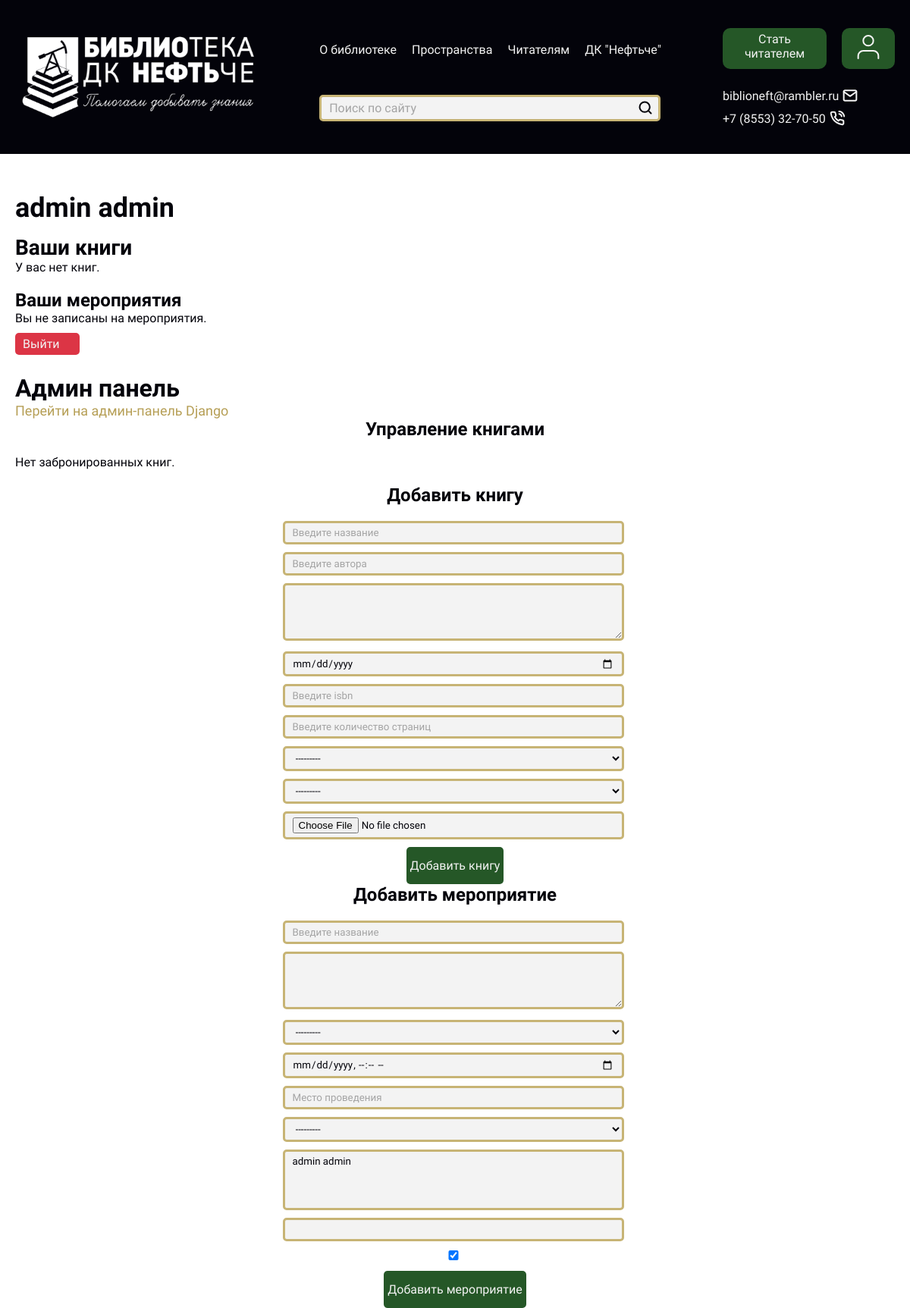
The app's page /profile/ (signed in), older data.
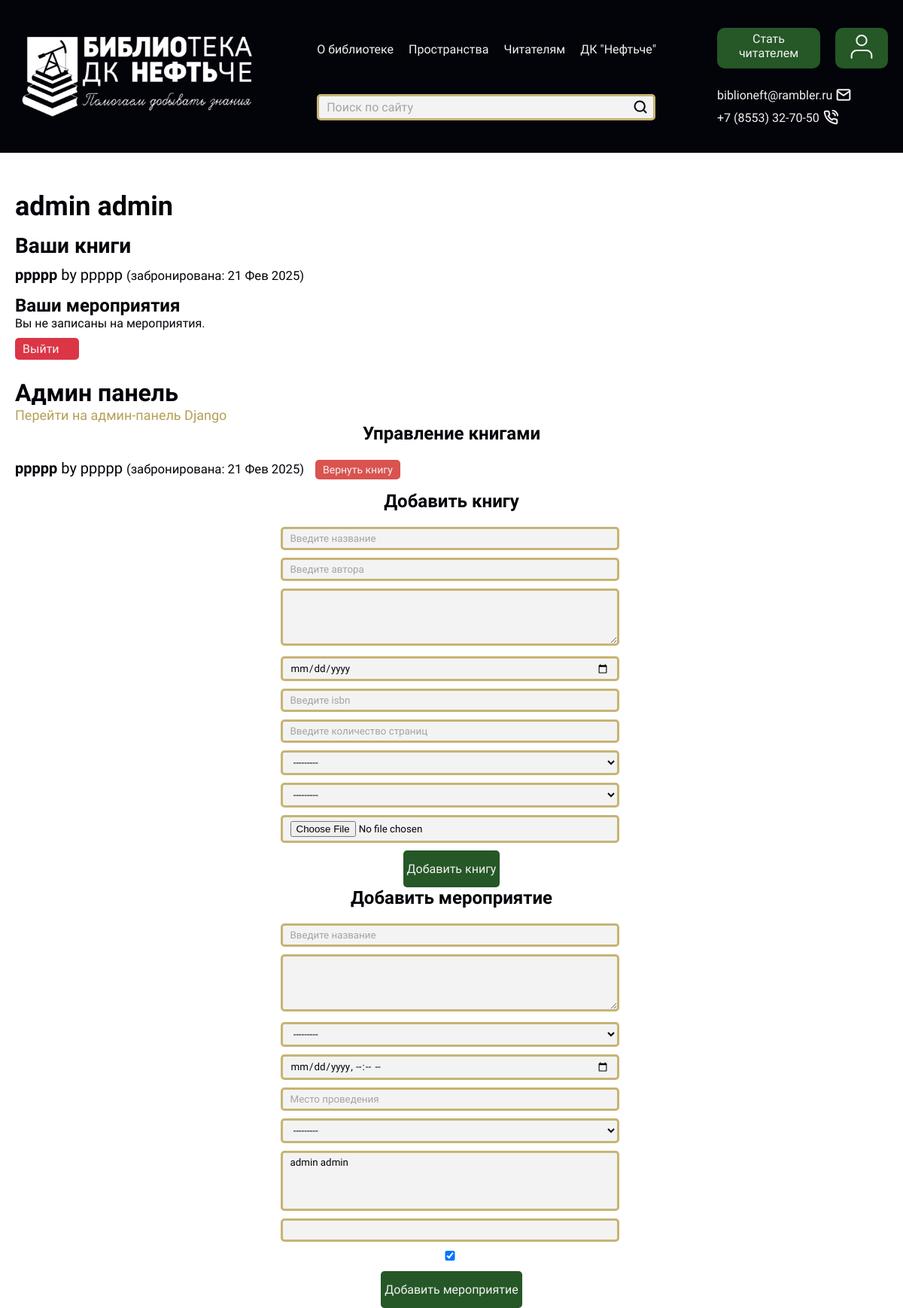
The same page, newer data.
### main/models.py (models this page shows, shortened)
class User(AbstractBaseUser):
    name = models.CharField(max_length=30)
    surname = models.CharField(max_length=100)
    lastname = models.CharField(max_length=100)
    date_of_birth = models.DateField()
    education = models.CharField(max_length=100)
    prof = models.CharField(max_length=100)
    study_work = models.CharField(max_length=100)
    phone = models.CharField(max_length=18, unique=True)
    passport = models.CharField(max_length=11, unique=True)
    given = models.CharField(max_length=100)
    is_staff = models.BooleanField(default=False)
    is_superuser = models.BooleanField(default=False)
    is_active = models.BooleanField(default=True)
    role = models.ForeignKey(
        Role,
        on_delete=models.SET_NULL,
        null=True,
        blank=True,
        verbose_name="Роль",
        related_name="users"
    )
    USERNAME_FIELD = 'phone'
    REQUIRED_FIELDS = ['name', 'surname', 'lastname', 'date_of_birth', 'education', 'prof', 'study_work', 'passport',
                       'given']
    objects = UserManager()
    def __str__(self):
        return f"{self.surname} {self.name}"

class BorrowedBook(models.Model):
    user = models.ForeignKey(
        User,
        on_delete=models.CASCADE,  # Если пользователь удаляется, книги остаются
        verbose_name="Пользователь",
        related_name="borrowed_books_user"
    )
    book = models.ForeignKey(
        Book,
        on_delete=models.CASCADE,  # Удалять запись о заимствовании, если книга удалена
        verbose_name="Книга",
        related_name="borrowed_books_book"
    )
    borrowed_date = models.DateTimeField(default=timezone.now, verbose_name="Дата взятия")
    returned_date = models.DateTimeField(null=True, blank=True, verbose_name="Дата возврата")
    is_returned = models.BooleanField(default=False, verbose_name="Возвращена")
    class Meta:
        verbose_name = "Взятая книга"
        verbose_name_plural = "Взятые книги"

class Book(models.Model):
    title = models.CharField(max_length=200, verbose_name="Название книги")
    author = models.CharField(max_length=100, verbose_name="Автор")
    description = models.TextField(verbose_name="Описание", blank=True, null=True)
    published_date = models.DateField(verbose_name="Дата написания")
    isbn = models.CharField(max_length=13, unique=True, verbose_name="ISBN")
    pages = models.PositiveIntegerField(verbose_name="Количество страниц", validators=[MinValueValidator(1)])
    borrowed_by = models.ForeignKey(
        User,
        on_delete=models.SET_NULL,
        null=True,
        blank=True,
        verbose_name="Взято на чтение",
        related_name="borrowed_books_by"
    )
    added_by = models.ForeignKey(
        User,
        on_delete=models.SET_NULL,
        null=True,
        blank=True,
        verbose_name="Добавлено пользователем",
        related_name="added_books"
    )
    created_at = models.DateTimeField(auto_now_add=True, verbose_name="Дата создания")
    updated_at = models.DateTimeField(auto_now=True, verbose_name="Дата обновления")
    image_book = models.ImageField(upload_to='book/', blank=True, null=True)
    class Meta:
        verbose_name = "Книга"
        verbose_name_plural = "Книги"

### main/views.py (the view)
# urls.py: path("profile/", views.profile_view, name="profile"),
@login_required
def profile_view(request):
    book_form = BookForm()
    event_form = EventForm()
    borrowed_books = Book.objects.filter(borrowed_by=request.user)
    reserved_books = BorrowedBook.objects.filter(user=request.user, is_returned=False)
    registered_events = request.user.events_participated.all()  # События, на которые пользователь записан
    return render(request, "auth/profile.html", {
        "user": request.user,
        "form": book_form,
        "event_form": event_form,
        "borrowed_books": borrowed_books,
        "reserved_books": reserved_books,
        "registered_events": registered_events,
    })

### main/forms.py
class EventForm(forms.ModelForm):
    class Meta:
        model = Event
        fields = [
            'title',
            'description',
            'event_type',
            'start_date',
            'location',
            'organizer',
            'participants',
            'max_participants',
            'is_active',
        ]
        widgets = {
            'start_date': forms.DateTimeInput(attrs={'type': 'datetime-local'}),
            'description': forms.Textarea(attrs={'rows': 4}),
            'title': forms.TextInput(attrs={'placeholder': 'Введите название'}),
            'location': forms.TextInput(attrs={'placeholder': 'Место проведения'})
        }
        labels = {
            'title': 'Название мероприятия',
            'description': 'Описание',
            'event_type': 'Тип мероприятия',
            'start_date': 'Дата и время начала',
            'location': 'Место проведения',
            'organizer': 'Организатор',
            'participants': 'Участники',
            'max_participants': 'Максимальное количество участников',
            'is_active': 'Активно',
        }

### main/templates/auth/profile.html (shortened to what this page needs)
{% extends 'base.html' %}
{% block content %}
<div class="container">
    <p class="name">{{ user.name }} {{ user.surname }}</p>
    <h2 class="reserved_books">Ваши книги</h2>
    {% if reserved_books %}
        <ul class="reserved_books_list">
            {% for reservation in reserved_books %}
                <li class="reserved_book">
                    <strong>{{ reservation.book.title }}</strong> by {{ reservation.book.author }}
                    <small>(забронирована: {{ reservation.borrowed_date|date:"d M Y" }})</small>
                </li>
            {% endfor %}
        </ul>
    {% else %}
        <p class="no_books">У вас нет книг.</p>
    {% endif %}
<h2 class="registered_events">Ваши мероприятия</h2>
    {% if registered_events %}
        <ul class="reg_events_list">
            {% for event in registered_events %}
                <li>
                    <strong>{{ event.title }}</strong> - {{ event.start_date|date:"d M Y" }}
                </li>
            {% endfor %}
        </ul>
    {% else %}
        <p>Вы не записаны на мероприятия.</p>
    {% endif %}
    <a class="logout_btn" href="{% url 'logout' %}">Выйти</a>
</div>
{% if user.is_superuser %}
<div class="container">
    <h1 class="page_title">Админ панель</h1>
    <a class="django_link" href="/admin">Перейти на админ-панель Django</a>
    <h2 class="form_title">Управление книгами</h2>
    {% if reserved_books %}
        <ul class="reserved_books_list">
            {% for reservation in reserved_books %}
                <li class="reserved_book">
                    <strong>{{ reservation.book.title }}</strong> by {{ reservation.book.author }}
                    <small>(забронирована: {{ reservation.borrowed_date|date:"d M Y" }})</small>
                    <form method="post" action="{% url 'return_book' reservation.id %}" style="display:inline;">
                        <button class="return_btn" type="submit">Вернуть книгу</button>
                    </form>
                </li>
            {% endfor %}
        </ul>
    {% else %}
        <p class="no_books">Нет забронированных книг.</p>
    {% endif %}
    <h2 class="form_title">Добавить книгу</h2>
    <form method="post" action="{% url 'add_book' %}">
        {{ form.as_p }}
        <button class="reg_btn" type="submit">Добавить книгу</button>
    </form>
    <h2 class="form_title">Добавить мероприятие</h2>
    <form method="post" action="{% url 'add_event' %}">
        {{ event_form.as_p }}
        <button class="reg_btn" type="submit">Добавить мероприятие</button>
    </form>
</div>
{% endif %}
{% endblock %}

### main/templates/base.html (shortened to what this page needs)
{% load static %}
<!doctype html>
<html lang="en">
<head>
    <link rel="stylesheet" href="https://cdnjs.cloudflare.com/ajax/libs/font-awesome/6.0.0/css/all.min.css">
    <link rel="stylesheet" href="https://cdn.jsdelivr.net/npm/swiper@11/swiper-bundle.min.css" />
    <link rel="stylesheet" href="{% static 'style.css' %}">
</head>
<body>
  <header class = "header">
    <div class="container wrapper">
      <div class="logo">
        <a href = "{% url 'home' %}"><img src="{% static 'images/white-logo.svg' %}" alt="logo"></a>
      </div>
        <nav class="nav">
            <ul class="menu">
            <li class="dropdown">
            <a href="#" class="dropbtn">О библиотеке</a>
            </li>
            <li class="dropdown">
            <a href="#" class="dropbtn">Пространства</a>
            </li>
            <li class="dropdown">
            <a href="#" class="dropbtn">Читателям</a>
            </li>
            <li><a class="dropbtn" href="https://neftche.ru">ДК "Нефтьче"</a></li>
        </ul>
        <div class="search">
            <div class="search-bar">
                <form action="{% url 'search' %}" method="get">
                    <input type="text" name="q" placeholder="Поиск по сайту">
                    <button class="" type="submit">
                    <img src="{% static 'images/search.svg' %}" alt="search-icon">
                    </button>
                </form>
            </div>
        </div>
        </nav>
        <div class="reg">
            <div class="reg-group">
                <a class="chit" href="#">Стать читателем</a>
                {% if request.user.is_authenticated %}
                    <a class="user" href="{% url 'profile' %}"><img src="{% static 'images/user.svg' %}" alt=""></a>
                {% else %}
                    <a class="user" href="{% url 'registration' %}"><img src="{% static 'images/user.svg' %}" alt=""></a>
                {% endif %}
            </div>
            <div class="contacts">
                <a href="#">biblioneft@rambler.ru <img src="{% static 'images/mail.svg' %}" alt=""></a>
                <a href="#">+7 (8553) 32-70-50 <img src="{% static 'images/phone-call.svg' %}" alt=""></a>
            </div>
        </div>
    </div>
  </header>
  <main>
      {% block content %}
      {% endblock %}
  </main>
</body>
</html>

### main/static/style.css (style rules this page uses)
* { box-sizing: border-box; margin: 0; padding: 0; font-family: Unbounded; color: #03030A; scroll-behavior: smooth; }
.container { max-width: 1760px; padding: 0 20px; margin: 0 auto; }
.wrapper { display: flex; justify-content: space-between; align-items: center; }
a { text-decoration: none; }
.header { background-color: #03030A; }
.logo { padding-top: 30px; padding-bottom: 30px; }
.nav { display: flex; flex-direction: column; gap: 50px; z-index: 9999999999; overflow: visible; }
.menu { list-style-type: none; display: flex; gap: 20px; z-index: 9999999999; overflow: visible; }
.dropdown { position: relative; }
.dropbtn { color: #F3F3F3; text-decoration: none; cursor: pointer; transition: .3s; }
.search-bar { width: 450px; }
.search-bar input { width: 450px; border: #C7B475 3px solid; border-radius: 5px; background: #F3F3F3; font-size: 16px; position: absolute; outline: none; padding: 5px 10px; }
.search-bar button { position: relative; max-width: 20px; outline: none; border: none; background: none; left: 420px; top: 7px; }
.search-bar input::placeholder { color: #A4A4A4; font-size: 16px; }
.reg-group { display: flex; gap: 20px; padding-bottom: 25px; }
.reg-group a { background: #255727; padding: 5px 15px; border-radius: 10px; display: block; color: #F3F3F3; }
.reg-group .chit { width: 137px; text-align: center; color: #F3F3F3; }
.reg-group .user { width: 70px; }
.contacts { display: flex; flex-direction: column; gap: 10px; }
.contacts a { color: #F3F3F3; display: flex; gap: 5px; align-items: center; }
form { display: flex; flex-direction: column; margin: 0 auto; max-width: 455px; gap: 10px; }
form input, form textarea, form select { border: 3px solid #C7B475; background: #f3f3f3; outline: none; border-radius: 5px; padding: 5px 10px; width: 450px; }
form input::placeholder { color: #A4A4A4; }
.reg_btn { align-self: center; padding: 15px 5px; max-width: 220px; border: none; border-radius: 5px; background: #255727; color: #F3F3F3; font-size: 16px; }
.page_title { padding-top: 25px; }
.events_link, .django_link { color: #B69F56; font-size: 18px; font-weight: 500; }
.name { font-size: 36px; font-weight: 700; padding-top: 50px; padding-bottom: 15px; }
.logout_btn { display: flex; max-width: 85px; margin-top: 10px; }
.logout_btn, .return_btn { color: #F3F3F3; background: #dc3545; padding: 5px 10px; border-radius: 5px; }
.form_title { text-align: center; margin-bottom: 20px; }
.reserved_books { font-size: 28px; }
.reserved_book { font-size: 20px; margin-top: 10px; list-style: none; margin-bottom: 15px; }
.return_btn { background-color: #d9534f; border: none; padding: 5px 10px; cursor: pointer; font-size: 14px; margin-left: 10px; }

Row changes from the older to the newer data that the page shows:
added BorrowedBook: book "ррррр", book.author "ррррр", borrowed_date "21 Фев 2025"
Text that changed along with them:
text no longer shown: "У вас нет книг. Нет забронированных книг."
